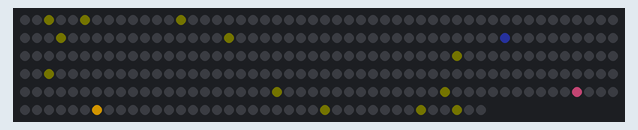
Simulated run of this sketch. Board: ESP32. Parts: 289 RGB LEDs in strip order, left to right, continuing on the next row. Dim RGB values are drawn brighter than linear; WiFi joins after 1.5 s; servers stay silent unless stated; the local clock reads 2024-03-15 10:24:30 at power-on unless the sketch sets it; what the sketch prints to the serial monitor is not drawn.

Above: at 1.61 s.

The sketch:

Analog_Clock_Round_Pixie_289Matrix_NO_OVAL.ino
```cpp
#include <FastLED.h>
#include <WiFi.h>
#include "time.h"
#include <math.h>

#define DATA_PIN   6
#define NUM_LEDS   289
#define BRIGHTNESS 120

// Wi-Fi / NTP
const char* ssid       = "SSID";
const char* password   = "PASSWORD";
const char* ntpServer  = "europe.pool.ntp.org";
const long  gmtOffset_sec     = 0;
const int   daylightOffset_sec = 0;
const uint32_t NTP_TIMEOUT_MS = 15000;

// Matrix mapping (17×21)
#define NUM_ROWS 21
const uint8_t rowCount[NUM_ROWS]  = {5,9,11,13,15,15,17,17,17,17,17,17,17,17,17,15,15,13,11,9,5};
const uint8_t rowOffset[NUM_ROWS] = {6,4,3,2,1,1,0,0,0,0,0,0,0,0,0,1,1,2,3,4,6};
const uint16_t prefix[NUM_ROWS] PROGMEM = {
  0,5,14,25,38,53,68,85,102,119,136,153,170,187,204,221,236,251,264,275,284
};
#define INVALID 0xFFFF

CRGB leds[NUM_LEDS];

uint16_t XY(uint8_t x, uint8_t y) {
  if (y >= NUM_ROWS || x < rowOffset[y] || x >= rowOffset[y] + rowCount[y]) return INVALID;
  return pgm_read_word_near(prefix + y) + (x - rowOffset[y]);
}

const int cx  = 8;
const int cy  = 10;
const int maxR = 10;

// ---------- SECOND HAND ----------
void drawSecondHandle(float angle, int endRadius, const CRGB &color, float t) {
  float dist;
  if (t < 0.5f) dist = t * 2.0f * endRadius;
  else          dist = (1.0f - (t - 0.5f) * 2.0f) * endRadius;

  float ovalX = 17.0f / 21.0f;
  int x = round(cx + cos(angle) * dist * ovalX);
  int y = round(cy + sin(angle) * dist);

  uint16_t idx = XY(x, y);
  if (idx != INVALID) leds[idx] = color;

  if (t < 0.5f) {
    for (float f = 0.4f; f < 1.0f; f += 0.2f) {
      int xt = round(cx + cos(angle) * dist * f * ovalX);
      int yt = round(cy + sin(angle) * dist * f);
      uint16_t idt = XY(xt, yt);
      if (idt != INVALID) leds[idt] = color / 10;
    }
  }
}

// ---------- PULSE HAND ----------
void drawPulseHandle(float angle, int endRadius, const CRGB &color, float pulseFactor) {
  float ovalX = 17.0f / 21.0f;

  int x = round(cx + cos(angle) * endRadius * ovalX);
  int y = round(cy + sin(angle) * endRadius);

  uint16_t idx = XY(x, y);
  if (idx != INVALID) {
    CRGB c = color;
    uint8_t scale = 40 + 215 * pulseFactor;
    c.nscale8_video(scale);
    leds[idx] = c;
  }
}

// ---------- 12 HOUR DOTS (DIMMED FILAMENT YELLOW) ----------
void drawHourPoints() {

  CRGB filamentYellow = CRGB(153, 255, 0);   // filament style 10503
  filamentYellow.nscale8_video(4);           // dim so they do not dominate

  for (int i = 0; i < 12; i++) {
    float angle = i * (TWO_PI / 12.0) - HALF_PI;
    float r = maxR;

    float ovalX = 17.0f / 21.0f;
    int x = round(cx + cos(angle) * r * ovalX);
    int y = round(cy + sin(angle) * r);

    uint16_t idx = XY(x, y);

    if (idx != INVALID) {
      leds[idx] = filamentYellow;
    }
  }
}

float getSecondsFraction(struct tm &tmnow,uint32_t nowMs) {
  return tmnow.tm_sec + (nowMs%1000)/1000.0f;
}

void waitForNtpSync(uint32_t timeoutMs) {
  uint32_t start = millis();
  Serial.print("Waiting for NTP sync");
  while (millis()-start < timeoutMs) {
    struct tm ti;
    if (getLocalTime(&ti)) {
      Serial.printf("\nNTP synced: %02d:%02d:%02d\n",ti.tm_hour,ti.tm_min,ti.tm_sec);
      return;
    }
    Serial.print(".");
    delay(500);
  }
  Serial.println("\nNTP sync timed out.");
}

void setup() {
  Serial.begin(115200);
  delay(50);
  Serial.println("\n--- CLOCK WITH FILAMENT DOTS ---");

  FastLED.addLeds<WS2812B,DATA_PIN,GRB>(leds,NUM_LEDS).setCorrection(TypicalLEDStrip);
  FastLED.setBrightness(BRIGHTNESS);
  FastLED.clear(); FastLED.show();

  WiFi.begin(ssid,password);
  uint32_t wifiStart=millis();
  while(WiFi.status()!=WL_CONNECTED && millis()-wifiStart<20000){
    delay(300);
  }

  if (WiFi.status()==WL_CONNECTED) {
    configTime(gmtOffset_sec, daylightOffset_sec, ntpServer);
    waitForNtpSync(NTP_TIMEOUT_MS);
  }
}

void loop() {
  uint32_t nowMs = millis();
  struct tm tmnow;
  bool hasTime = getLocalTime(&tmnow);

  fadeToBlackBy(leds, NUM_LEDS, 8);
  FastLED.clear(false);

  // 12 FILAMENT DOTS FIRST
  drawHourPoints();

  if (hasTime) {
    float secF  = getSecondsFraction(tmnow, nowMs);
    float minF  = tmnow.tm_min + secF/60.0f;
    float hourF = (tmnow.tm_hour % 12) + minF/60.0f;

    float angleSec  = (secF/60.0f) * TWO_PI - HALF_PI;
    float angleMin  = (minF/60.0f) * TWO_PI - HALF_PI;
    float angleHour = (hourF/12.0f) * TWO_PI - HALF_PI;

    float tSec = fmodf((float)nowMs/1000.0f, 1.0f);

    float tMinPulse  = (sin(nowMs / 1500.0f * TWO_PI) + 1.0f) * 0.5f;
    float tHourPulse = (sin(nowMs / 2500.0f * TWO_PI) + 1.0f) * 0.5f;

    // SECOND HAND: orange
    drawSecondHandle(angleSec,  maxR - 1, CRGB(255,180,0), tSec);

    // MINUTE HAND: PINK
    drawPulseHandle(angleMin,   maxR - 3, CRGB(255, 90, 150), tMinPulse);

    // HOUR HAND: blue (unchanged)
    drawPulseHandle(angleHour,  maxR - 5, CRGB(60,80,255), tHourPulse);
  }

  FastLED.show();
  delay(33);
}
```
